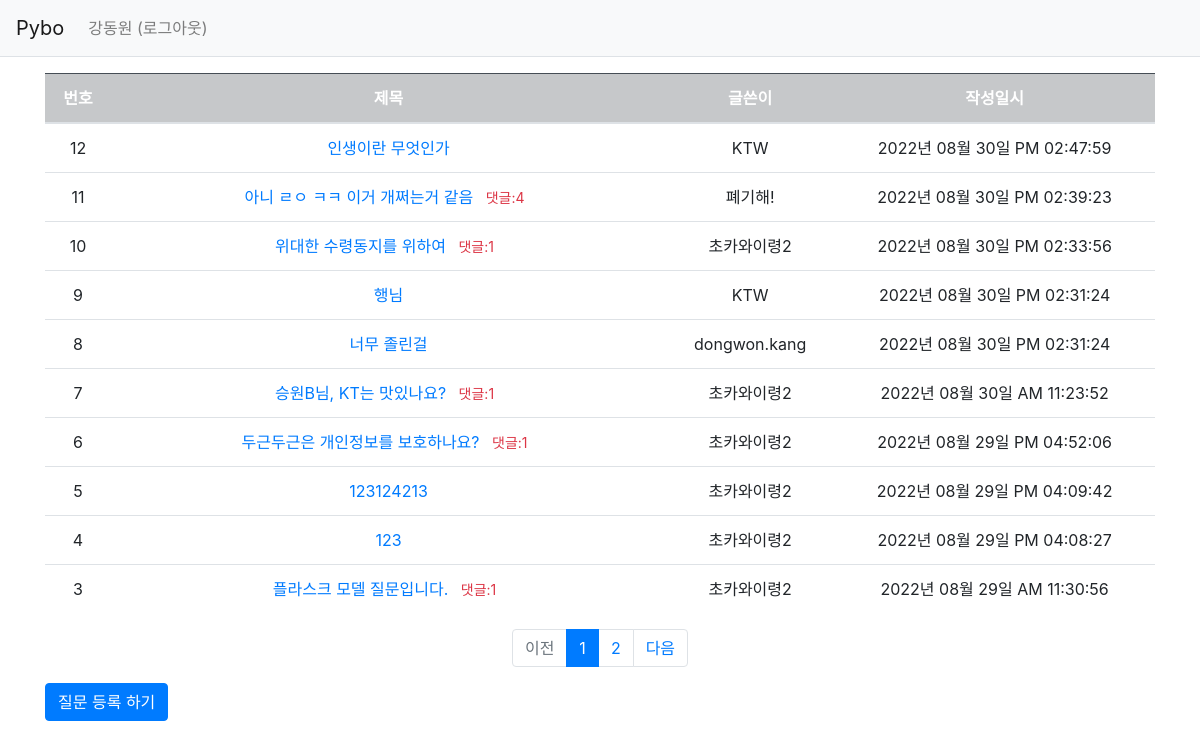
/question/list/ (signed in), run on the app's committed database.
### pybo/models.py (models this page shows)
class User(db.Model):
    id = db.Column(db.Integer, primary_key=True)
    username = db.Column(db.String(150), unique=True, nullable=False)
    password = db.Column(db.String(200), nullable=False)
    email = db.Column(db.String(120), unique=True, nullable=False)
    usernick = db.Column(db.String(20), nullable=True)
    create_date = db.Column(db.DateTime(), nullable=False)
    userprofile = db.Column(db.Text(), nullable=True)

class Question(db.Model):
    id = db.Column(db.Integer, primary_key = True)
    subject = db.Column(db.String(200), nullable=False)
    content = db.Column(db.Text(), nullable=False)
    create_date = db.Column(db.DateTime(), nullable=False)
    user_id = db.Column(db.Integer, db.ForeignKey('user.id', ondelete='CASCADE'), nullable=False)
    user = db.relationship('User', backref=db.backref('question_set'))
    modify_date = db.Column(db.DateTime(), nullable=True)

### pybo/views/question_views.py (the view)
@bp.route('/list/')
def _list():
    page = request.args.get('page', type=int, default=1) # 페이지
    question_list = Question.query.order_by(Question.create_date.desc())
    question_list = question_list.paginate(page, per_page=10)
    return render_template('question/question_list.html', question_list=question_list)

### pybo/filter.py (called while the page is built)
def format_datetime(value, fmt='%Y년 %m월 %d일 %p %I:%M:%S'):
    return value.strftime(fmt)

### pybo/views/auth_views.py (called while the page is built)
@bp.before_app_request
def load_logged_in_user():
    user_id = session.get('user_id')
    if user_id is None:
        g.user = None
    else:
        g.user = User.query.get(user_id)

### pybo/templates/question/question_list.html
{% extends 'base.html' %}
{% block content %}
<div class="container my-3">
    <table class="table">
        <thead>
        <tr class="text-center table-dark">
            <th>번호</th>
            <th style="width:50%">제목</th>
            <th>글쓴이</th>
            <th>작성일시</th>
        </tr>
        </thead>
        <tbody>
        {% if question_list %}
        {% for question in question_list.items %}
        <tr class="text-center">
            <td>{{ question_list.total - ((question_list.page-1) * question_list.per_page) - loop.index0 }}</td>
            <td class="text-start">
            <a href="{{url_for('question.detail', question_id=question.id)}}">{{question.subject}}</a>
            {% if question.answer_set|length > 0 %}
            <span class="text-danger small mx-2">댓글:{{ question.answer_set|length }}</span>
            {% endif %}
            </td>
            <td>{{ question.user.usernick }}</td>
            <td>{{question.create_date|datetime}}</td>
        </tr>
        {% endfor %}
        {% else %}
        <tr>
            <td colspan="3"> 질문이 없습니다. </td>
        </tr>
        {% endif %}
        </tbody>
    </table>
    <ul class="pagination justify-content-center">
        {% if question_list.has_prev %}
        <li class="page-item">
            <a class="page-link" href="?page={{ question_list.prev_num }}">이전</a>
        </li>
        {% else %}
        <li class="page-item disabled">
            <a class="page-link" tabindex="-1" aria-disabled="true" href="javascript:void(0)">이전</a>
        </li>
        {% endif %}
        {% for page_num in question_list.iter_pages() %}
        {% if page_num %}
        {% if page_num != question_list.page %}
        <li class="page-item">
            <a class="page-link" href="?page={{ page_num }}">{{ page_num }}</a>
        </li>
        {% else %}
        <li class="page-item active" aria-current="page">
            <a class="page-link" href="javascript:void(0)">{{ page_num }}</a>
        </li>
        {% endif %}
        {% else %}
        <li class="disabled">
            <a class="page-link" href="javascript:void(0)">...</a>
        </li>
        {% endif %}
        {% endfor %}
        {% if question_list.has_next %}
        <li class="page-item">
            <a class="page-link" href="?page={{ question_list.next_num }}">다음</a>
        </li>
        {% else %}
        <li class="page-item disabled">
            <a class="page-link" tabindex="-1" aria-disabled="true" href="javascript:void(0)">다음</a>
        </li>
        {% endif %}
    </ul>
    <a href="{{ url_for('question.create')}}" class="btn btn-primary">질문 등록 하기</a>
</div>
{% endblock %}

### pybo/templates/navbar.html (shortened to what this page needs)
<nav class="navbar navbar-expand-lg navbar-light bg-light border-bottom">
    <a class="navbar-brand" href="{{ url_for('main.index') }}">Pybo</a>
    <div class="collapse navbar-collapse flex-grow-0" id="navbarNav">
        {% if g.user %}
        <ul class="navbar-nav">
            <li class="nav-item ">
                <a class="nav-link" href="{{ url_for('auth.logout') }}">{{ g.user.username }} (로그아웃)</a>
            </li>
        </ul>
        {% endif %}
    </div>
</nav>

### data on the page
User: user.username "강동원"
Question: id "12", subject "인생이란 무엇인가", user.usernick "KTW", create_date "2022년 08월 30일 PM 02:47:59"
Question: id "11", subject "아니 ㄹㅇ ㅋㅋ 이거 개쩌는거 같음", answer_set|length "4", user.usernick "폐기해!", create_date "2022년 08월 30일 PM 02:39:23"
Question: id "10", subject "위대한 수령동지를 위하여", answer_set|length "1", user.usernick "초카와이령2", create_date "2022년 08월 30일 PM 02:33:56"
Question: id "9", subject "행님", user.usernick "KTW", create_date "2022년 08월 30일 PM 02:31:24"
Question: id "8", subject "너무 졸린걸", user.usernick "dongwon.kang", create_date "2022년 08월 30일 PM 02:31:24"
Question: id "7", subject "승원B님, KT는 맛있나요?", answer_set|length "1", user.usernick "초카와이령2", create_date "2022년 08월 30일 AM 11:23:52"
Question: id "6", subject "두근두근은 개인정보를 보호하나요?", answer_set|length "1", user.usernick "초카와이령2", create_date "2022년 08월 29일 PM 04:52:06"
Question: id "5", subject "123124213", user.usernick "초카와이령2", create_date "2022년 08월 29일 PM 04:09:42"
Question: id "4", subject "123", user.usernick "초카와이령2", create_date "2022년 08월 29일 PM 04:08:27"
Question: total "3", subject "플라스크 모델 질문입니다.", answer_set|length "1", user.usernick "초카와이령2", create_date "2022년 08월 29일 AM 11:30:56"

### other printed values
{{ page_num }} "1"
{{ page_num }} "2"
